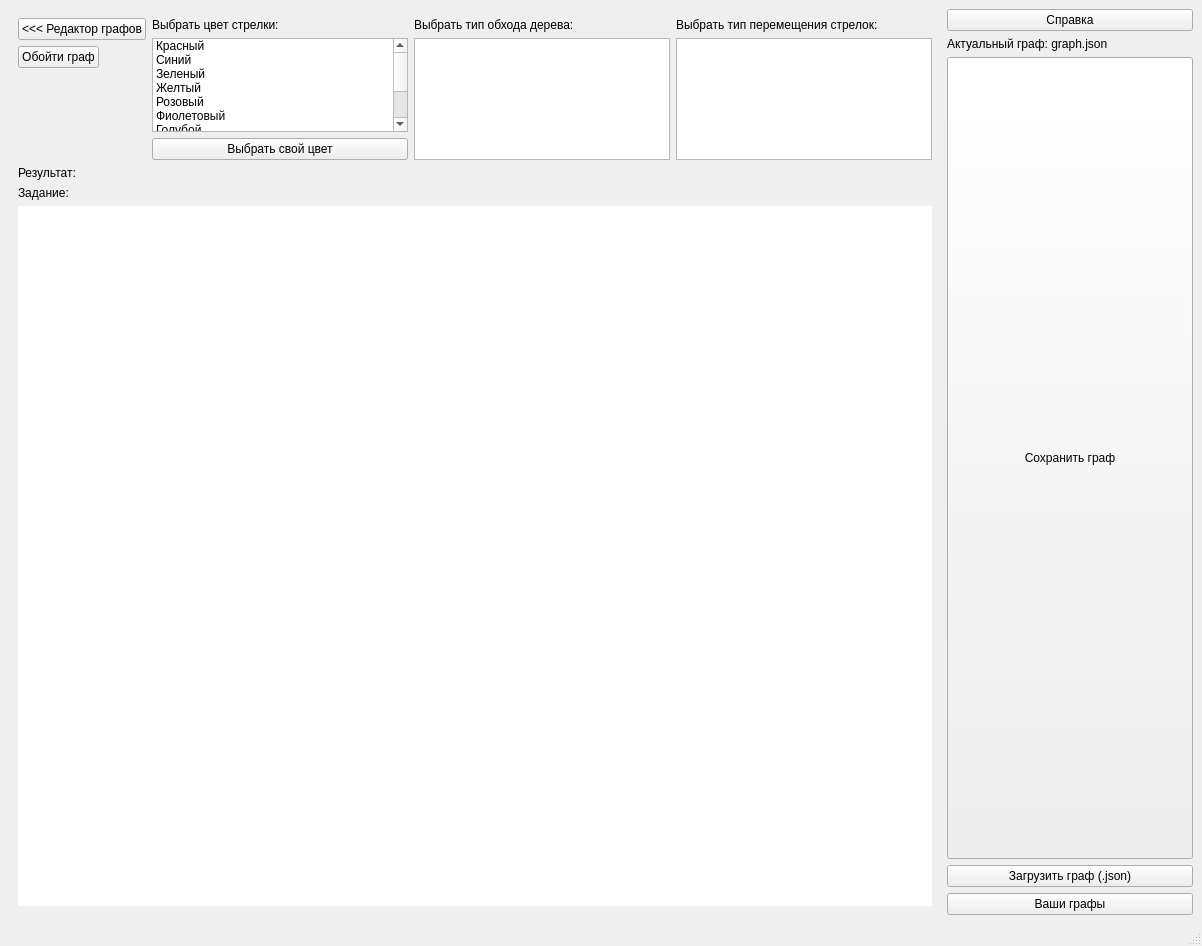
<?xml version="1.0" encoding="UTF-8"?>
<ui version="4.0">
 <class>MainWindow</class>
 <widget class="QMainWindow" name="MainWindow">
  <property name="geometry">
   <rect>
    <x>0</x>
    <y>0</y>
    <width>1202</width>
    <height>946</height>
   </rect>
  </property>
  <property name="sizePolicy">
   <sizepolicy hsizetype="Expanding" vsizetype="Expanding">
    <horstretch>0</horstretch>
    <verstretch>0</verstretch>
   </sizepolicy>
  </property>
  <property name="windowTitle">
   <string>MainWindow</string>
  </property>
  <property name="autoFillBackground">
   <bool>false</bool>
  </property>
  <widget class="QWidget" name="centralwidget">
   <layout class="QHBoxLayout" name="horizontalLayout">
    <item>
     <widget class="QStackedWidget" name="StackedWidget">
      <property name="styleSheet">
       <string notr="true"/>
      </property>
      <property name="currentIndex">
       <number>1</number>
      </property>
      <widget class="QWidget" name="First_Page">
       <layout class="QVBoxLayout" name="verticalLayout_3">
        <item>
         <layout class="QFormLayout" name="formLayout_3">
          <item row="0" column="0">
           <layout class="QVBoxLayout" name="FP_VerticalLayout1">
            <item>
             <widget class="QPushButton" name="FP_VL1_PushButton">
              <property name="text">
               <string>&lt;&lt;&lt; Алгоритмизация графов</string>
              </property>
             </widget>
            </item>
           </layout>
          </item>
          <item row="0" column="1">
           <layout class="QHBoxLayout" name="horizontalLayout_2">
            <item>
             <widget class="QPushButton" name="FP_VP3_CheckGraphBtn">
              <property name="text">
               <string>Проверить граф</string>
              </property>
             </widget>
            </item>
            <item>
             <widget class="QPushButton" name="FP_VP3_GreatGraphExampleBtn">
              <property name="text">
               <string>Пример правильного графа</string>
              </property>
             </widget>
            </item>
           </layout>
          </item>
          <item row="1" column="1">
           <layout class="QVBoxLayout" name="verticalLayout_2">
            <item>
             <widget class="QLabel" name="label">
              <property name="enabled">
               <bool>true</bool>
              </property>
              <property name="text">
               <string>Масштаб элемента графа</string>
              </property>
             </widget>
            </item>
            <item>
             <widget class="QPushButton" name="pushButton_2">
              <property name="text">
               <string>+</string>
              </property>
             </widget>
            </item>
            <item>
             <widget class="QPushButton" name="pushButton">
              <property name="text">
               <string>-</string>
              </property>
             </widget>
            </item>
           </layout>
          </item>
          <item row="2" column="1">
           <layout class="QHBoxLayout" name="horizontalLayout_3">
            <property name="bottomMargin">
             <number>0</number>
            </property>
            <item>
             <widget class="QPushButton" name="pushButton_3">
              <property name="text">
               <string>Очистить карту графов</string>
              </property>
             </widget>
            </item>
            <item>
             <widget class="QPushButton" name="pushButton_4">
              <property name="text">
               <string>Удалить элемент графа</string>
              </property>
             </widget>
            </item>
            <item>
             <layout class="QVBoxLayout" name="verticalLayout_4">
              <item>
               <widget class="QLineEdit" name="FP_VP2_LineEdit">
                <property name="text">
                 <string/>
                </property>
                <property name="placeholderText">
                 <string>Название элемента графа</string>
                </property>
                <property name="clearButtonEnabled">
                 <bool>true</bool>
                </property>
               </widget>
              </item>
              <item>
               <widget class="QPushButton" name="FP_VP2_PushButton">
                <property name="text">
                 <string>Создать элемент графа</string>
                </property>
               </widget>
              </item>
             </layout>
            </item>
           </layout>
          </item>
          <item row="3" column="0" colspan="2">
           <widget class="QWidget" name="widget" native="true">
            <property name="sizePolicy">
             <sizepolicy hsizetype="Expanding" vsizetype="Expanding">
              <horstretch>0</horstretch>
              <verstretch>0</verstretch>
             </sizepolicy>
            </property>
            <property name="minimumSize">
             <size>
              <width>0</width>
              <height>700</height>
             </size>
            </property>
            <property name="styleSheet">
             <string notr="true">QWidget {
	background-color: rgb(255, 255, 255)
}</string>
            </property>
            <layout class="QGridLayout" name="gridLayout_2"/>
           </widget>
          </item>
         </layout>
        </item>
       </layout>
      </widget>
      <widget class="QWidget" name="Second_Page">
       <layout class="QVBoxLayout" name="verticalLayout">
        <item>
         <layout class="QFormLayout" name="formLayout_2">
          <item row="0" column="0">
           <layout class="QFormLayout" name="formLayout">
            <item row="0" column="0">
             <widget class="QPushButton" name="SP_HL_VL_VL_PushButton">
              <property name="enabled">
               <bool>true</bool>
              </property>
              <property name="text">
               <string>&lt;&lt;&lt; Редактор графов</string>
              </property>
             </widget>
            </item>
            <item row="1" column="0">
             <widget class="QPushButton" name="SP_HL_VL_VL2_PushButton">
              <property name="text">
               <string>Обойти граф</string>
              </property>
             </widget>
            </item>
           </layout>
          </item>
          <item row="0" column="1">
           <layout class="QHBoxLayout" name="SP_HL_HorizontalLayout">
            <item>
             <layout class="QVBoxLayout" name="SP_HL_HL_VerticalLayout">
              <item>
               <widget class="QLabel" name="SP_HL_HL_VL1_Label">
                <property name="text">
                 <string>Выбрать цвет стрелки:</string>
                </property>
               </widget>
              </item>
              <item>
               <widget class="QListWidget" name="SP_HL_HL_VL1_ListWidget">
                <item>
                 <property name="text">
                  <string>Красный</string>
                 </property>
                </item>
                <item>
                 <property name="text">
                  <string>Синий</string>
                 </property>
                </item>
                <item>
                 <property name="text">
                  <string>Зеленый</string>
                 </property>
                </item>
                <item>
                 <property name="text">
                  <string>Желтый </string>
                 </property>
                </item>
                <item>
                 <property name="text">
                  <string>Розовый</string>
                 </property>
                </item>
                <item>
                 <property name="text">
                  <string>Фиолетовый</string>
                 </property>
                </item>
                <item>
                 <property name="text">
                  <string>Голубой</string>
                 </property>
                </item>
                <item>
                 <property name="text">
                  <string>Пурпурный</string>
                 </property>
                </item>
                <item>
                 <property name="text">
                  <string>Салатовый</string>
                 </property>
                </item>
                <item>
                 <property name="text">
                  <string>Коричневый</string>
                 </property>
                </item>
               </widget>
              </item>
              <item>
               <widget class="QPushButton" name="SP_HL_HL_VL1_ChangeColorBtn">
                <property name="text">
                 <string>Выбрать свой цвет</string>
                </property>
               </widget>
              </item>
             </layout>
            </item>
            <item>
             <layout class="QVBoxLayout" name="SP_HL_HL_VerticalLayout3">
              <item>
               <widget class="QLabel" name="SP_HL_HL_VL3_Label">
                <property name="text">
                 <string>Выбрать тип обхода дерева:</string>
                </property>
               </widget>
              </item>
              <item>
               <widget class="QListWidget" name="SP_HL_HL_VL3_ListWidget"/>
              </item>
             </layout>
            </item>
            <item>
             <layout class="QVBoxLayout" name="SP_HL_HL_VerticalLayout_2">
              <item>
               <widget class="QLabel" name="SP_HL_HL_VL2_Label">
                <property name="text">
                 <string>Выбрать тип перемещения стрелок:</string>
                </property>
               </widget>
              </item>
              <item>
               <widget class="QListWidget" name="SP_HL_HL_VL2_ListWidget"/>
              </item>
             </layout>
            </item>
           </layout>
          </item>
          <item row="1" column="0">
           <layout class="QVBoxLayout" name="verticalLayout_6">
            <item>
             <widget class="QLabel" name="label_3">
              <property name="text">
               <string>Результат:</string>
              </property>
             </widget>
            </item>
            <item>
             <widget class="QLabel" name="label_2">
              <property name="text">
               <string>Задание:</string>
              </property>
             </widget>
            </item>
           </layout>
          </item>
          <item row="2" column="0" colspan="2">
           <widget class="QWidget" name="widget_2" native="true">
            <property name="sizePolicy">
             <sizepolicy hsizetype="Expanding" vsizetype="Expanding">
              <horstretch>0</horstretch>
              <verstretch>0</verstretch>
             </sizepolicy>
            </property>
            <property name="minimumSize">
             <size>
              <width>0</width>
              <height>700</height>
             </size>
            </property>
            <property name="styleSheet">
             <string notr="true">QWidget {
	background-color: rgb(255, 255, 255)
}</string>
            </property>
           </widget>
          </item>
         </layout>
        </item>
       </layout>
      </widget>
     </widget>
    </item>
    <item>
     <layout class="QGridLayout" name="gridLayout">
      <property name="sizeConstraint">
       <enum>QLayout::SetNoConstraint</enum>
      </property>
      <item row="1" column="0">
       <widget class="QLabel" name="VP_Label">
        <property name="text">
         <string>Актуальный граф: graph.json</string>
        </property>
       </widget>
      </item>
      <item row="2" column="0">
       <widget class="QPushButton" name="pushButton_5">
        <property name="sizePolicy">
         <sizepolicy hsizetype="Expanding" vsizetype="Expanding">
          <horstretch>0</horstretch>
          <verstretch>0</verstretch>
         </sizepolicy>
        </property>
        <property name="text">
         <string>Сохранить граф</string>
        </property>
       </widget>
      </item>
      <item row="3" column="0">
       <widget class="QPushButton" name="VP_UploadGraphButton">
        <property name="text">
         <string>Загрузить граф (.json)</string>
        </property>
       </widget>
      </item>
      <item row="4" column="0">
       <widget class="QPushButton" name="VP_PushButton1">
        <property name="text">
         <string>Ваши графы</string>
        </property>
       </widget>
      </item>
      <item row="0" column="0">
       <widget class="QPushButton" name="Info">
        <property name="enabled">
         <bool>true</bool>
        </property>
        <property name="cursor">
         <cursorShape>ArrowCursor</cursorShape>
        </property>
        <property name="text">
         <string>Справка</string>
        </property>
       </widget>
      </item>
     </layout>
    </item>
   </layout>
  </widget>
  <widget class="QMenuBar" name="menubar">
   <property name="geometry">
    <rect>
     <x>0</x>
     <y>0</y>
     <width>1202</width>
     <height>21</height>
    </rect>
   </property>
  </widget>
  <widget class="QStatusBar" name="statusbar"/>
 </widget>
 <resources/>
 <connections/>
</ui>
